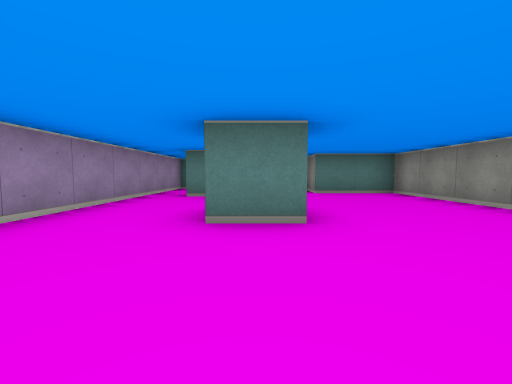
view 1 (above)

12 first-person views from a walk through a cub3D level. The camera is about half as high as the walls, tilts 4° down and sees 90° across. The floor is counted in squares. Each view is taken from the middle of a square. On the plan, view 1 faces up. The plan holds only what a view shows up to about 9 squares ahead; the rest is blank.

view 2
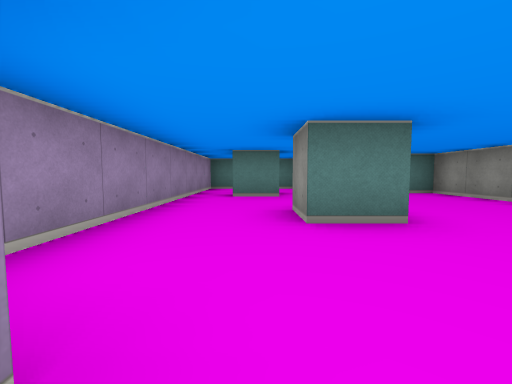

view 3
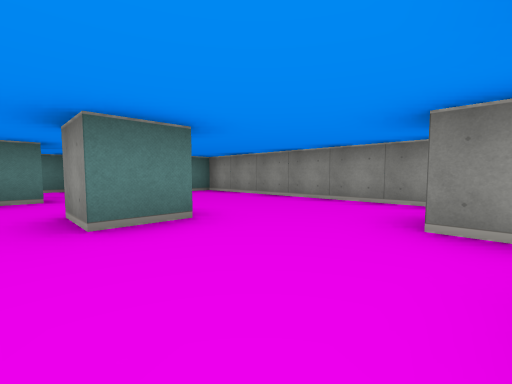

view 4
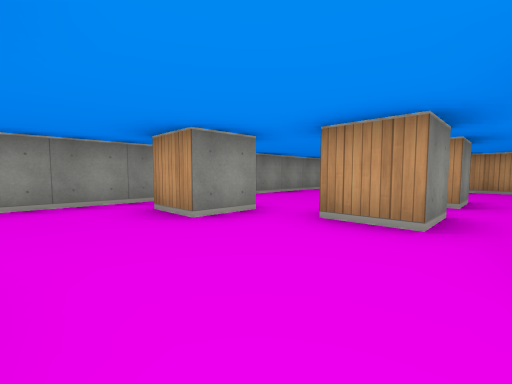

view 5
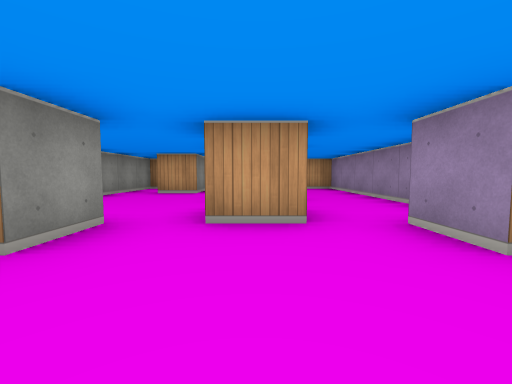

view 6
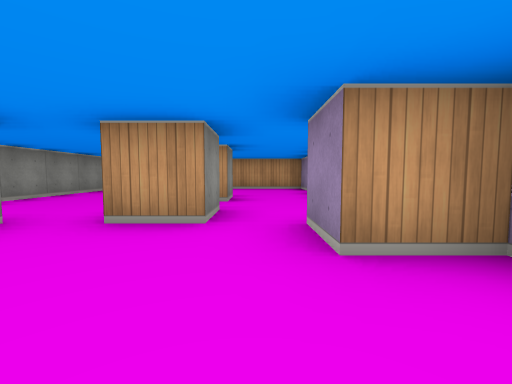

view 7
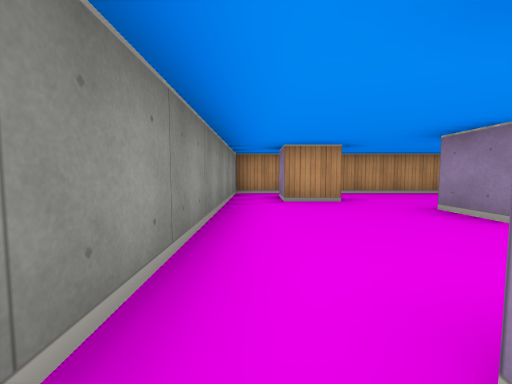

view 8
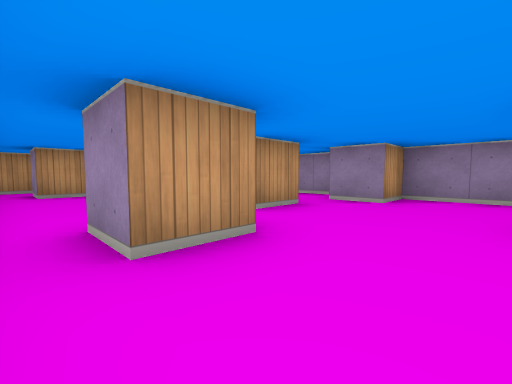

view 9
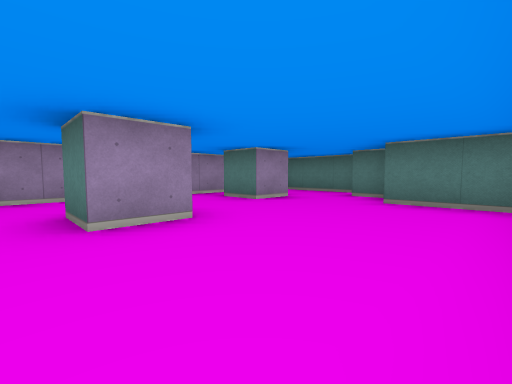

view 10
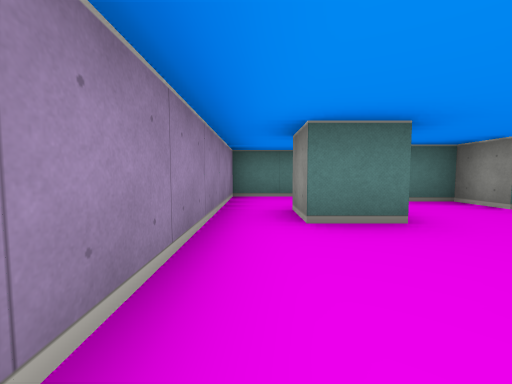

view 11
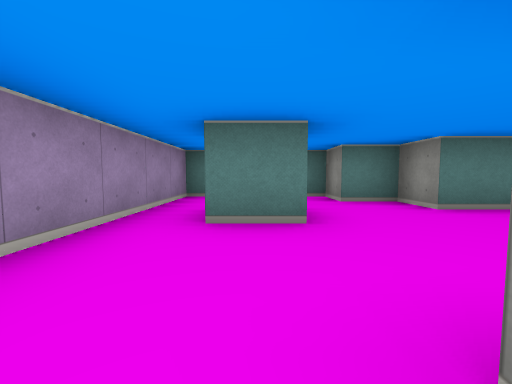

view 12
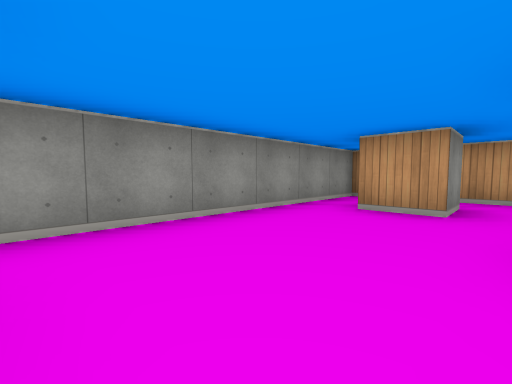

### Floor plan
Points are (right, up) in squares from view 1. A wall is a line through its corners. A room is listed if a view was taken in it or the views show most of it. See-through windows are left out.
Room 1 (views 1, 2, 3, 4, 5, 6, 7, 8, 9, 10, 11, 12)
walls: (1.5, -0.5) (1.5, 0.5) (2.5, 0.5) (2.5, -0.5); (-0.5, -1.6) (-0.5, -0.5) (0.5, -0.5); (0.5, 3.6) (0.5, 2.5) (-0.5, 2.5) (-0.5, 3.5); (-2.5, -1) (-2.5, -6.5) (3.5, -6.5) (3.5, 6.5) (1.5, 6.5) (1.5, 7.5) (0.5, 7.5) (0.5, 8.5) (-2.5, 8.5) (-2.5, 0.5) (-1.5, 0.5) (-1.5, -0.5); (0.5, -2.5) (0.5, -3.5); (-0.5, -3.5) (-0.5, -2.5); (-0.5, 6.5) (-0.5, 5.5) (-1.5, 5.5) (-1.5, 6.5); (1.5, -5.5) (1.5, -4.5) (2.5, -4.5) (2.5, -5.5)

Positions as (right, up) in squares from view 1, and headings:
1: (0, 0), facing up
2: (-1, 0), facing up
3: (-1, 0), facing up-right
4: (-1, 2), facing down-right
5: (0, 2), facing down
6: (-1, 2), facing down
7: (3, 0), facing down
8: (3, 2), facing down-left
9: (3, 2), facing up-left
10: (-2, 3), facing up
11: (-1, 3), facing up
12: (1, -1), facing down-right
